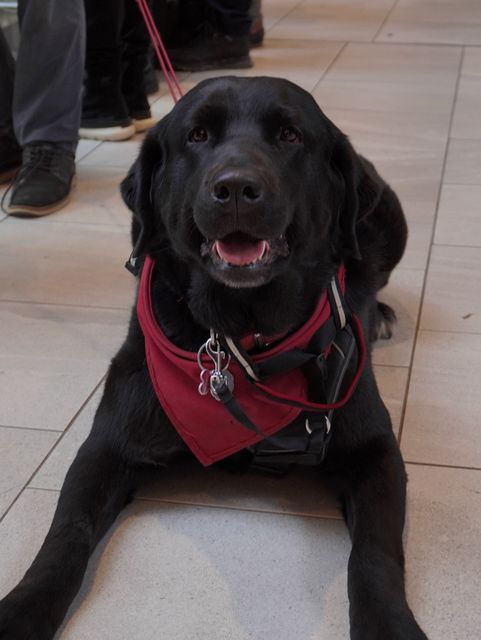
#> input picture assets/photos/black-lab-thumb.jpg, 481 x 640 px, given in place of photo.jpg, which was not available
$ python halftone.py 5
#> lines starting #> are read from the running program, lines starting #| are printed output that depends on the picture; after the words box and inside, x2 and y2 are one past the last pixel; in counts of white or black regions, pixels touching at a corner belong together; pictures that were not available may be replaced by others from this repository, and a replacement may not be noted
# Turns assets/photo.jpg into portrait.js (the dot portrait shown by `about`).
# Usage: python3 tools/halftone.py [columns]   — needs Pillow, NumPy, SciPy
import numpy as np, json, sys
from PIL import Image, ImageDraw
from scipy import ndimage as ndi

import os
ROOT = os.path.dirname(os.path.dirname(os.path.abspath(__file__)))
src = os.path.join(ROOT, "assets", "photo.jpg")
img = Image.open(src).convert("RGB")
#> img is the input picture: PIL image 481x640 RGB; mean R, G, B 95.1, 83.9, 83.6
img = img.resize((600, round(600 * img.height / img.width)))
#> img: PIL image 600x798 RGB
a = np.asarray(img).astype(float)
H, W, _ = a.shape
#> H = 798; W = 600
lum = 0.299*a[...,0] + 0.587*a[...,1] + 0.114*a[...,2]
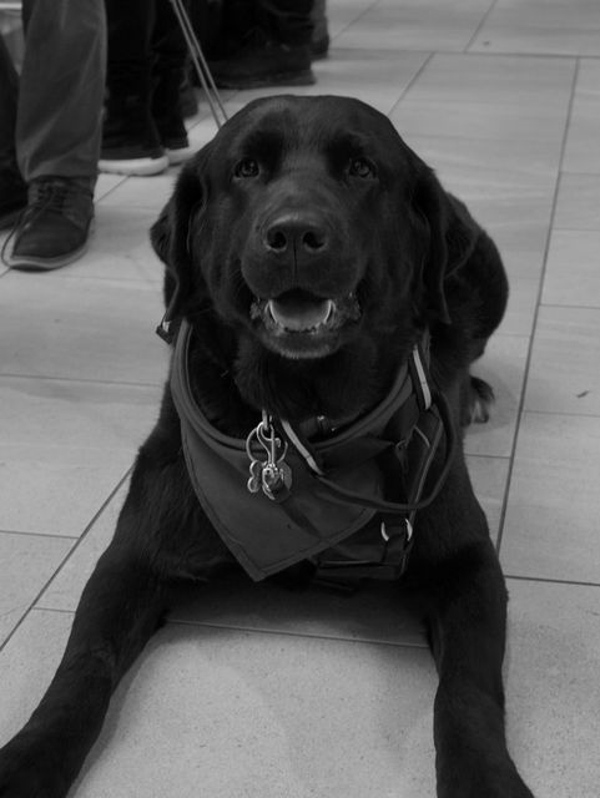
#> lum: shape (798, 600) float64; min 0, max 243.4, mean 87.2
sat = a.max(-1) - a.min(-1)
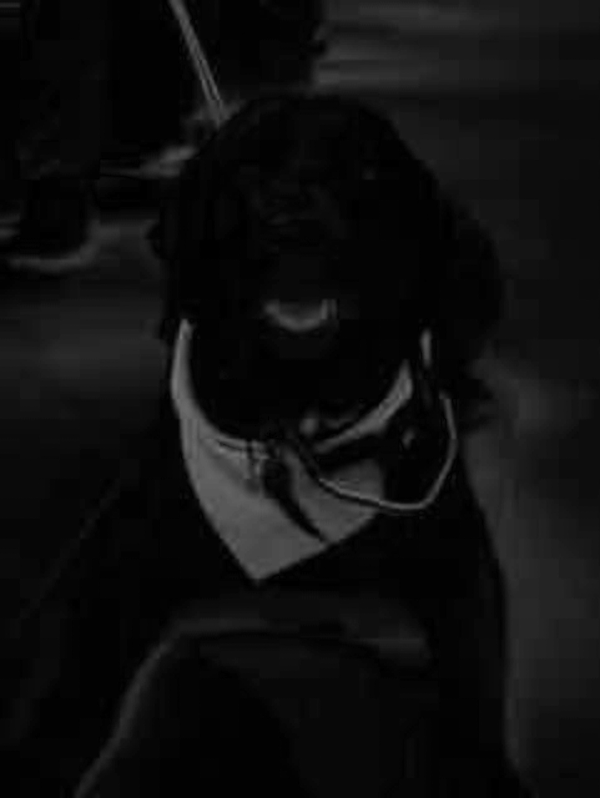
#> sat: shape (798, 600) float64; min 0, max 122, mean 14.5
yy, xx = np.mgrid[0:H, 0:W]

# crop window, as fractions of the image (keeps head + shoulders)
BOTTOM = 0.72
LEFT, RIGHT = 0.10, 0.90

# background = bright, unsaturated region connected to the top/left/right edges
bright = (lum > 200) & (sat < 35)
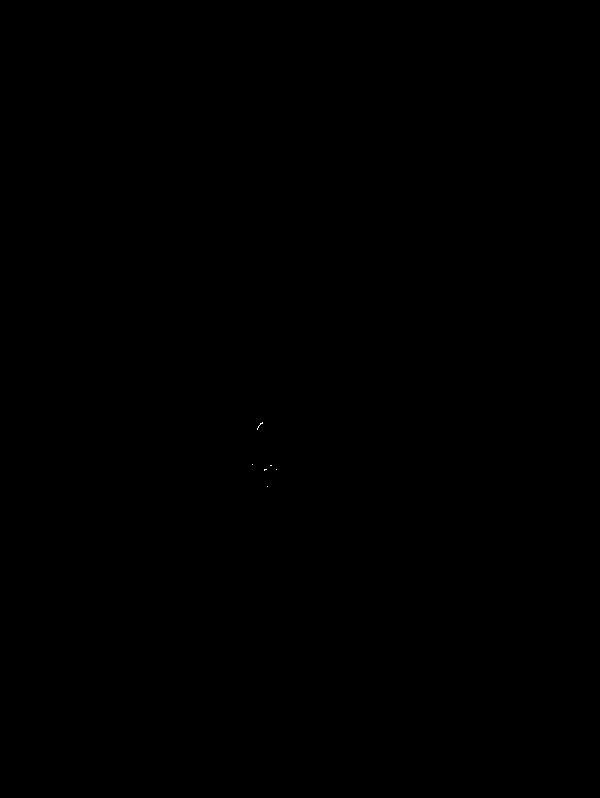
#> bright: shape (798, 600) bool; 0% white in thin lines or dots, all inside (x1, y1, x2, y2) = (252, 422, 277, 487)
lab, n = ndi.label(bright)
#> lab: shape (798, 600) int32; 10 distinct labels, from 0 to 9
#> n = 9
bg_labels = set(np.unique(lab[:20])) | set(np.unique(lab[:, :20])) | set(np.unique(lab[:, -20:]))
#> bg_labels = 1 item
bg_labels.discard(0)
bg = ndi.binary_dilation(np.isin(lab, list(bg_labels)), iterations=2)
#> bg: shape (798, 600) bool; every value is 0

subject = ~bg
#> subject: shape (798, 600) bool; every value is 1
subject = ndi.binary_opening(subject, iterations=3)
#> subject: shape (798, 600) bool; 100% white; 4 black regions (4 under 20 px)
subject = ndi.binary_fill_holes(subject)
lab, n = ndi.label(subject)
#> lab: shape (798, 600) int32; values 0 (black) and 1 (white), 100% white; 4 black regions (4 under 20 px)
#> n = 1
sizes = ndi.sum(subject, lab, range(1, n+1))
#> sizes = [478776]
subject = lab == (np.argmax(sizes) + 1)
crop = (yy < int(H * BOTTOM)) & (xx > int(W * LEFT)) & (xx < int(W * RIGHT))

# distance from silhouette edge -> rim light
dist = ndi.distance_transform_edt(subject)
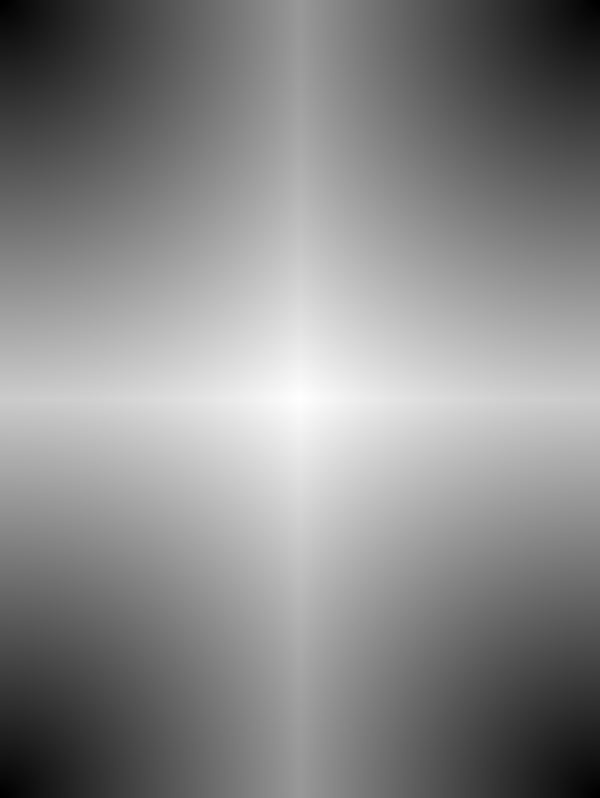
#> dist: shape (798, 600) float64; min 0, max 496.2, mean 266.6; drawn with min black and max white
rim = np.clip(1 - dist/7, 0, 1) * subject
subject &= crop  # crop after the rim so cut edges do not glow
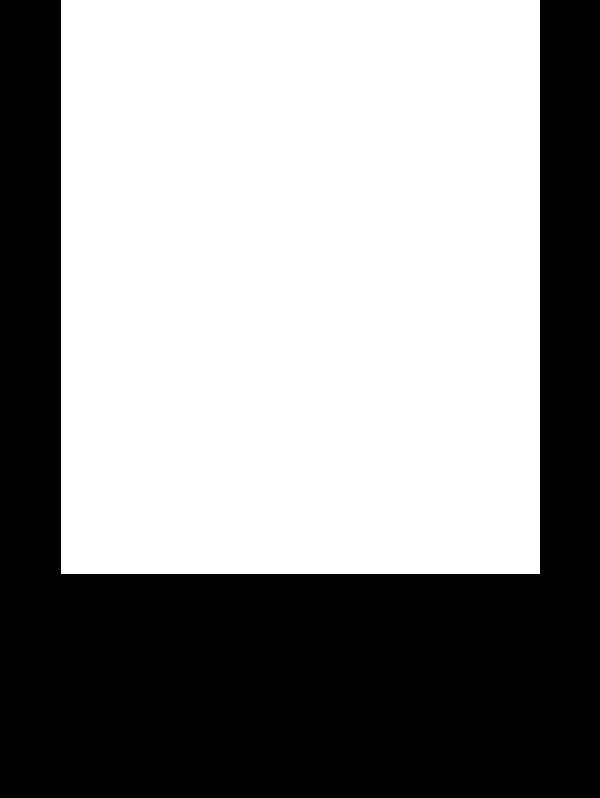
#> subject: shape (798, 600) bool; 57.4% white; 1 black region, box (x1, y1, x2, y2) and area: (0, 0, 600, 798) 203854

# tone: normalise lum inside the subject, gamma for contrast
tone = np.clip((lum - 70) / (240 - 70), 0, 1) ** 1.7 * subject
# gentle unsharp mask so eyes/brows/lips read at dot resolution
blur = ndi.gaussian_filter(tone, 6)
tone = np.clip(tone + 1.2 * (tone - blur), 0, 1) * subject
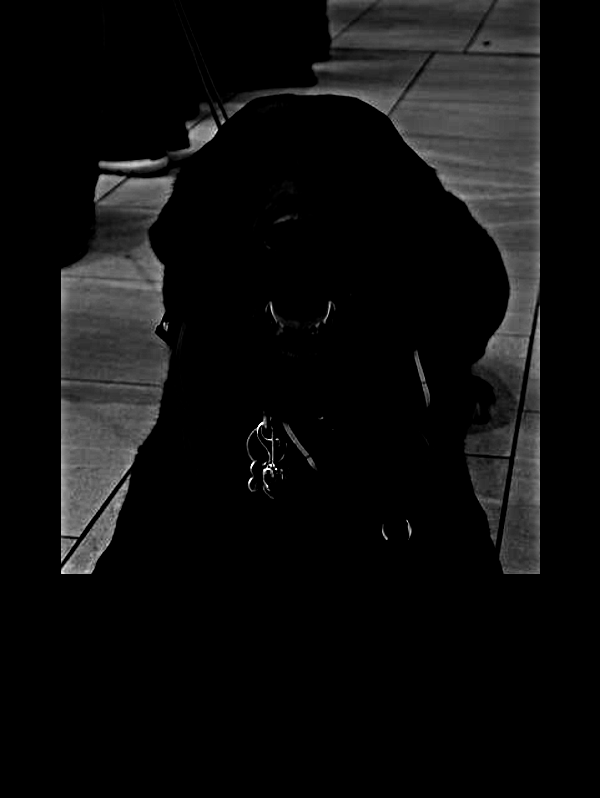
#> tone: shape (798, 600) float64; min 0, max 1, mean 0.0549
val = np.maximum(tone, rim * 0.9)

COLS = int(sys.argv[1]) if len(sys.argv) > 1 else 72
ys, xs = np.nonzero(subject)
x0, x1, y0, y1 = xs.min(), xs.max(), ys.min(), ys.max()
#> x0 = 61; x1 = 539; y0 = 0; y1 = 573
cell = (x1 - x0 + 1) / COLS
#> cell = 95.8
ROWS = int(np.ceil((y1 - y0 + 1) / cell))
#> ROWS = 6
grid, mask = [], []
for rI in range(ROWS):
    row, mrow = "", ""
    for cI in range(COLS):
        ya, yb = int(y0 + rI*cell), int(y0 + (rI+1)*cell)
        xa, xb = int(x0 + cI*cell), int(x0 + (cI+1)*cell)
        ok = yb > ya and xb > xa
        v = val[ya:yb, xa:xb].mean() if ok else 0
        row += "0123456789"[min(9, int(round(v * 9)))]
        mrow += "1" if ok and subject[ya:yb, xa:xb].mean() > 0.3 else "0"
    grid.append(row)
    mask.append(mrow)
#> after the loop, grid = ['00122', '11013', '20002', '30001', '30001', '20001']; mask = ['11111', '11111', '11111', '11111', '11111', '11111']

# random sparse dropout in hair for texture, like the reference
rng = np.random.default_rng(3)
out = []
for row in grid:
    out.append("".join(ch if ch != "1" or rng.random() > 0.45 else "0" for ch in row))
#> this loop made 6 passes
#> row on passes 1 to 6: '00122', '11013', '20002', '30001', '30001', '20001'
#> after the loop, out = ['00022', '01013', '20002', '30000', '30000', '20001']

open(os.path.join(ROOT, "portrait.js"), "w").write(
    "// Generated from assets/photo.jpg by tools/halftone.py.\n"
    "// data: one digit (0-9) per dot = brightness. mask: 1 where the person is (hides background stars).\n"
    f"const PORTRAIT = {json.dumps({'cols': COLS, 'rows': ROWS, 'data': out, 'mask': mask}, indent=1)};\n")

# preview
S = 10
prev = Image.new("RGB", (COLS*S, ROWS*S), (13, 18, 36))
d = ImageDraw.Draw(prev)
for rI, row in enumerate(out):
    for cI, ch in enumerate(row):
        v = int(ch) / 9
        if v <= 0: continue
        rad = S/2 * (0.25 + 0.75*v)
        cxp, cyp = cI*S + S/2, rI*S + S/2
        d.ellipse([cxp-rad, cyp-rad, cxp+rad, cyp+rad], fill=(200, 185, 255))
#> this loop made 6 passes
#> row on passes 1 to 6: '00022', '01013', '20002', '30000', '30000', '20001'
prev.save(os.path.join(ROOT, "tools", "preview.png"))
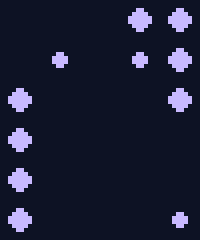
#> saved as preview.png: PIL image 50x60 RGB (shown 4 times larger); mean R, G, B 27.2, 30.7, 52.6
print(COLS, ROWS)
#| 5 6
